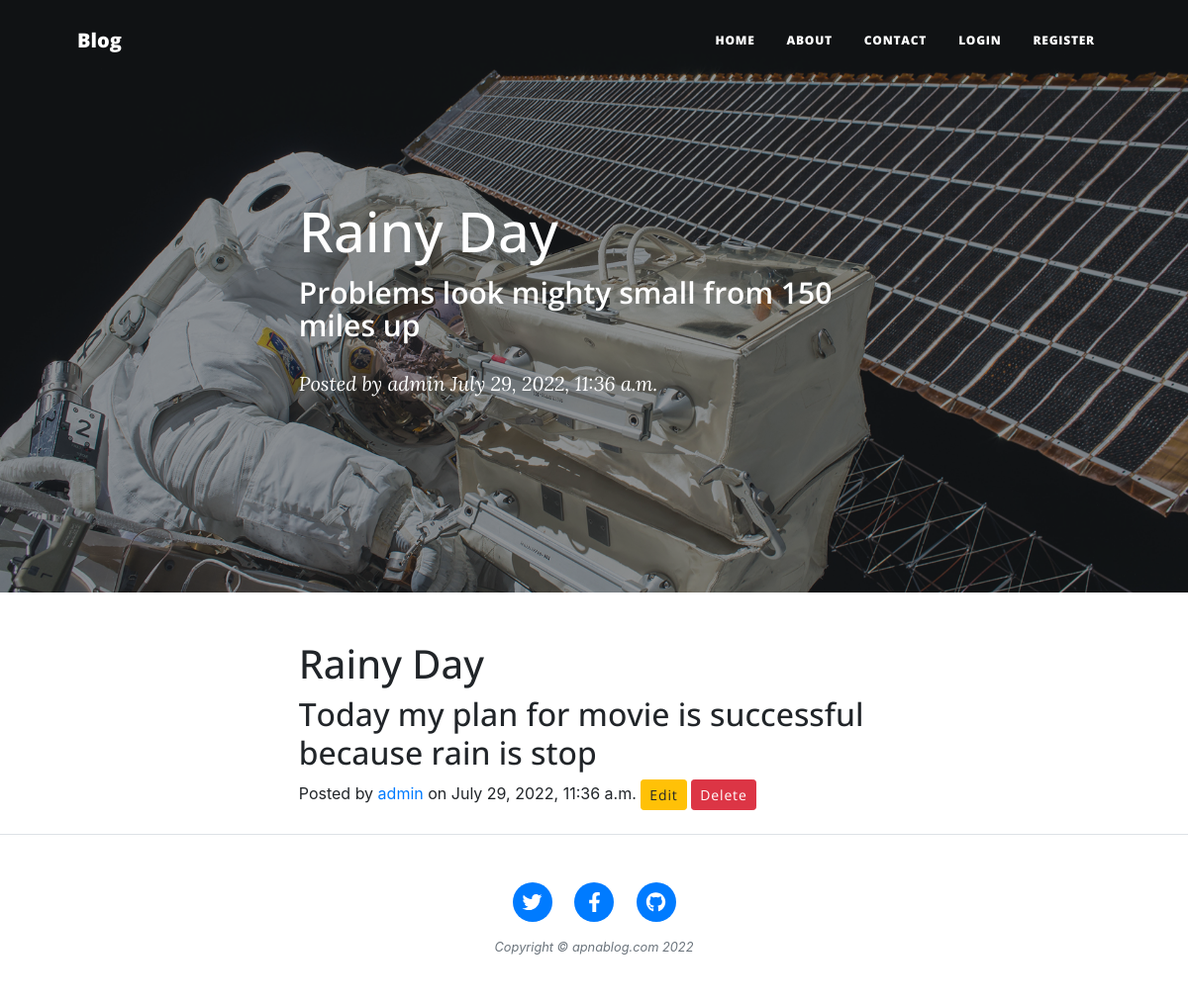
/post/6, run on the app's committed database.
### myapp/models.py (models this page shows, shortened)
class Post(models.Model):
	author = models.ForeignKey(settings.AUTH_USER_MODEL, on_delete = models.CASCADE)
	title = models.CharField(max_length = 200)
	text = models.TextField()
	created_date = models.DateTimeField(auto_now_add = True)
	published_date = models.DateTimeField(blank = True, null = True)
	image = models.ImageField(upload_to = "images", null = True)
	def __str__(self):
		return self.title

### myapp/views.py (the view)
# urls.py: path('post/<int:id>', views.post, name = "post"),
def post(request, id):
	post = Post.objects.get(pk = id)
	print(post)
	return render(request, 'post.html', {'post':post})

### myapp/templates/post.html (shortened to what this page needs)
{% load static %}
{% include 'header.html' %}
        <header class="masthead" style="background-image: url('{% static 'assets/img/post-bg.jpg' %}')">
            <div class="container position-relative px-4 px-lg-5">
                <div class="row gx-4 gx-lg-5 justify-content-center">
                    <div class="col-md-10 col-lg-8 col-xl-7">
                        <div class="post-heading">
                            <h1>{{post.title}}</h1>
                            <h2 class="subheading">Problems look mighty small from 150 miles up</h2>
                            <span class="meta">
                                Posted by
                                <a href="#!">{{post.author}}</a>
                                {{post.published_date}}
                            </span>
                        </div>
                    </div>
                </div>
            </div>
        </header>
        <article class="mb-4">
            <div class="container px-4 px-lg-5">
                <div class="row gx-4 gx-lg-5 justify-content-center">
                    <div class="col-md-10 col-lg-8 col-xl-7">
                            <h1>{{post.title}}</h1>
                            <h2>{{post.text}}</h2>
                            <span> Posted by
                                <a href="#!">{{post.author}}</a>
                                on {{post.published_date}}
                            </span>
                            <a href="{% url 'post_edit' post.id %}" class="btn btn-warning btn-sm">Edit</a>
                                <a href="{% url 'post_delete' post.id %}" class="btn btn-danger btn-sm">Delete</a>
                </div>
            </div>
        </article>
       {% include 'footer.html' %}
    </body>
</html>

### data on the page
Post: title "Rainy Day", author "admin", published_date "July 29, 2022, 11:36 a.m.", text "Today my plan for movie is successful because rain is stop"
